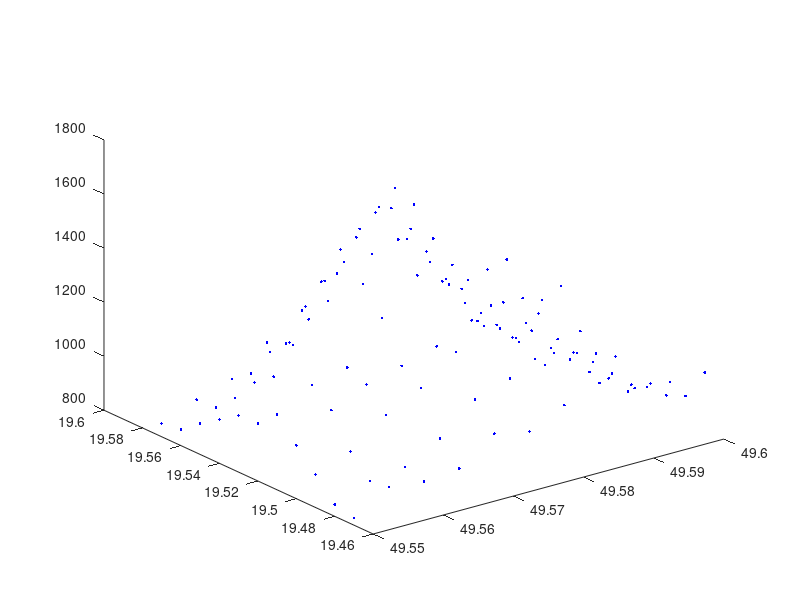
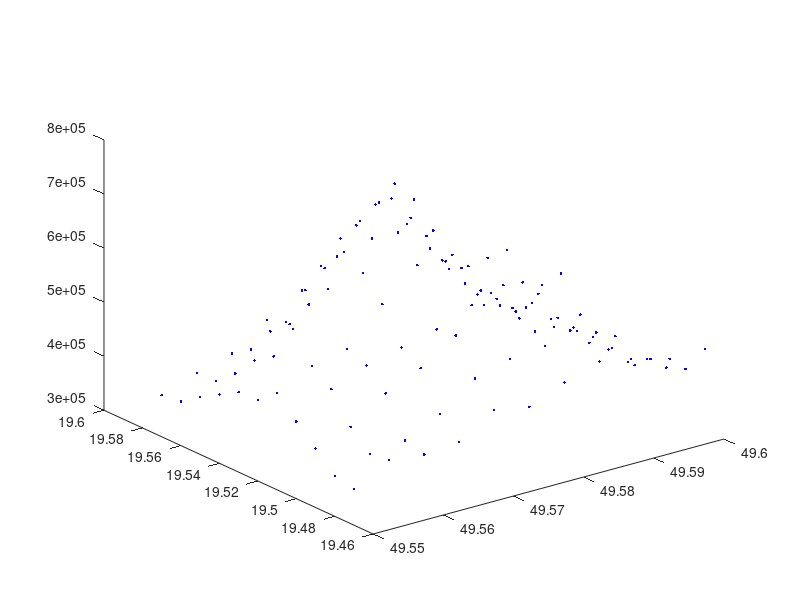
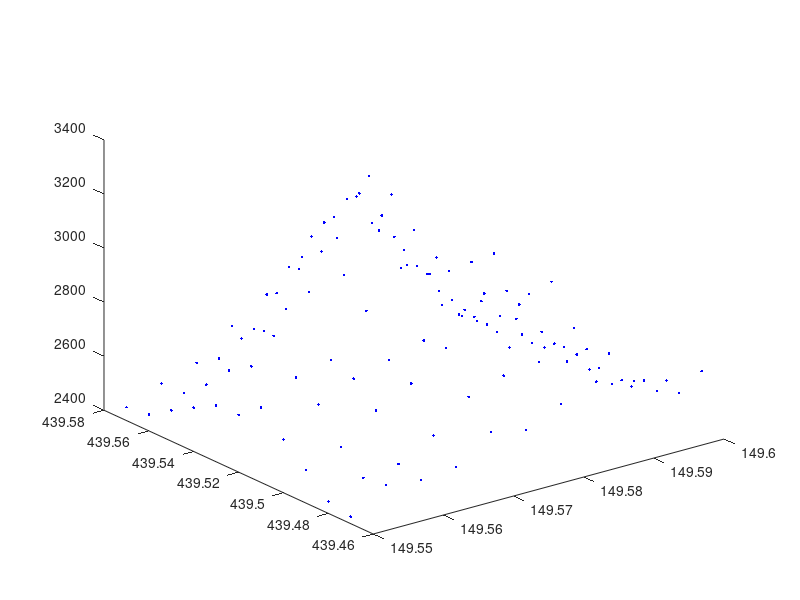
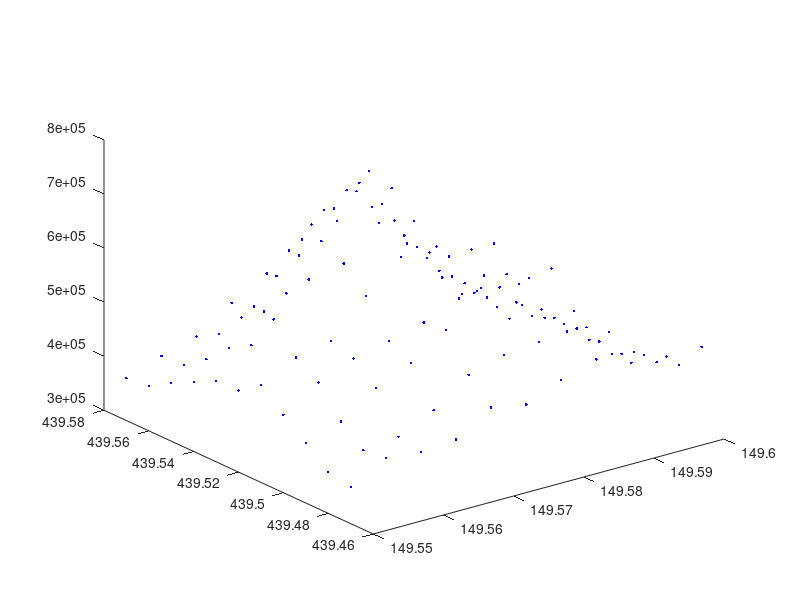

The MATLAB script that drew these images, in order:
clear all;close all;
load("babia_gora.dat");

size(babia_gora)
figure;grid;plot3(babia_gora(:,1),babia_gora(:,2),babia_gora(:,3),'b.');pause

a = 1; b = 1; c = 444;  %wartości skalowania
S = [a,0,0;0,b,0;0,0,c];
XS = S*babia_gora';
figure; grid; plot3( XS(1,:), XS(2,:), XS(3,:), 'b.' );pause    %rysunek skalowania

x = 100; y = 420; z = 1600; %wartość translacji
T = zeros(121, 3);
T (:,1) = x; T (:,2) = y; T (:,3) = z;
T;
XT = T+babia_gora;
figure; grid; plot3( XT(:,1), XT(:,2), XT(:,3), 'b.' );pause    %rysunek translacji

XX = babia_gora*S'+T;
figure; grid; plot3( XX(:,1), XX(:,2), XX(:,3), 'b.' );pause